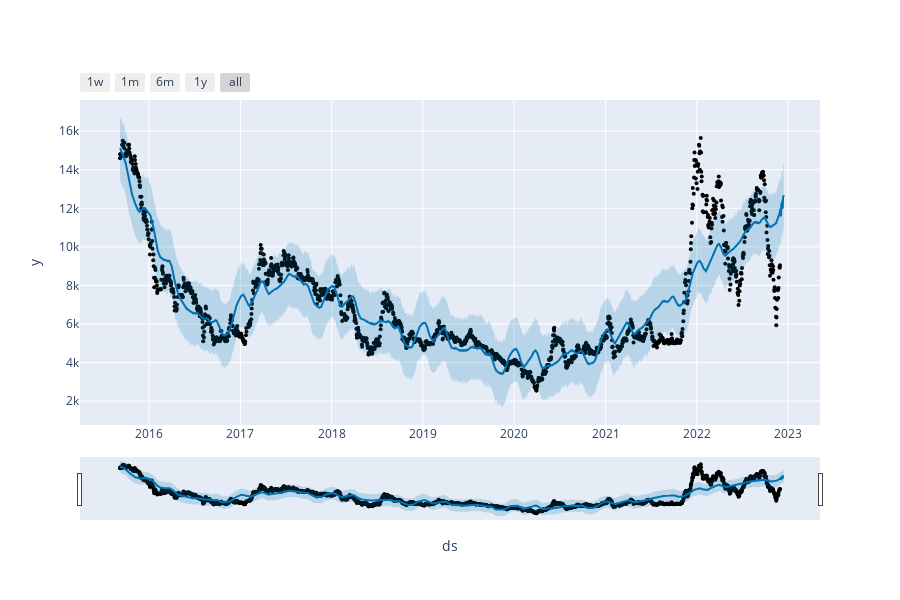

The notebook cell saved with this chart:
### Code cell
#plot the data
plot_plotly(model,forecast)

### Figure 1 — Plotly figure (JSON) as saved in the notebook; plotly's stock layout.template omitted (floating-point values rounded to 4 significant figures; data arrays with more than 128 entries replaced by an {"elided": "..."} marker saying what was removed)
{"data": [{"marker": {"color": "black", "size": 4}, "mode": "markers", "name": "Actual", "type": "scatter", "x": {"elided": "1812 str values"}, "y": {"elided": "1812 int values"}}, {"hoverinfo": "skip", "line": {"width": 0}, "mode": "lines", "type": "scatter", "x": {"elided": "1827 str values"}, "y": {"elided": "1827 float values"}}, {"fill": "tonexty", "fillcolor": "rgba(0, 114, 178, 0.2)", "line": {"color": "#0072B2", "width": 2}, "mode": "lines", "name": "Predicted", "type": "scatter", "x": {"elided": "1827 str values"}, "y": {"elided": "1827 float values"}}, {"fill": "tonexty", "fillcolor": "rgba(0, 114, 178, 0.2)", "hoverinfo": "skip", "line": {"width": 0}, "mode": "lines", "type": "scatter", "x": {"elided": "1827 str values"}, "y": {"elided": "1827 float values"}}], "layout": {"height": 600, "showlegend": false, "width": 900, "xaxis": {"rangeselector": {"buttons": [{"count": 7, "label": "1w", "step": "day", "stepmode": "backward"}, {"count": 1, "label": "1m", "step": "month", "stepmode": "backward"}, {"count": 6, "label": "6m", "step": "month", "stepmode": "backward"}, {"count": 1, "label": "1y", "step": "year", "stepmode": "backward"}, {"step": "all"}]}, "rangeslider": {"visible": true}, "title": {"text": "ds"}, "type": "date"}, "yaxis": {"title": {"text": "y"}}}}
